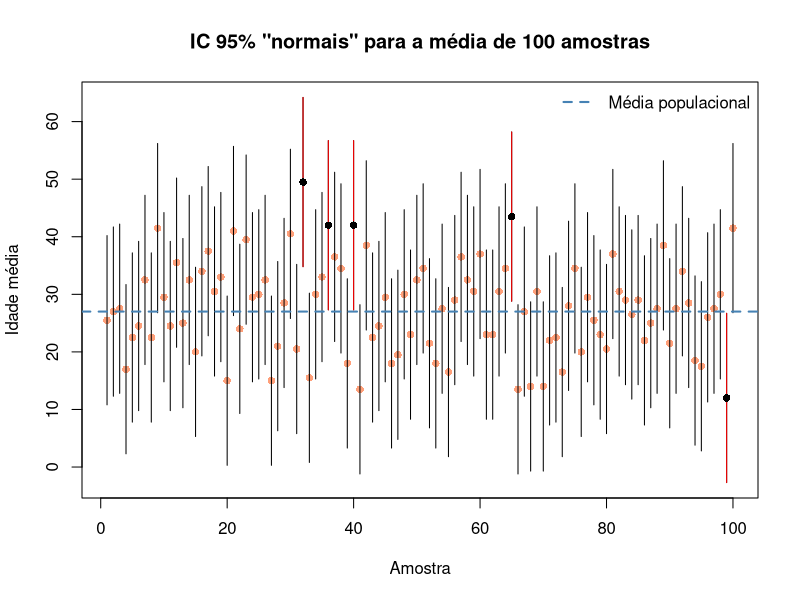

The R source for this figure: (Note: this script raises an error after producing the figure.)
## ---- chunk 1

set.seed(100)

x <- expand.grid(rep(list(LETTERS), 4))

idade <- 1:26 * 2
mu.idade <- mean(idade)
sd.muchap <- 7.5

idade.pares <- expand.grid(rep(list(idade), 4))

ind <- sample(x = 1:dim(idade.pares)[1], size = 100, replace = FALSE)
idade.amostras <- idade.pares[ind, ]

idade.media <- apply(X = idade.amostras, MARGIN = 1, FUN = mean)
intervalo.inf <- idade.media - 1.96*sd.muchap
intervalo.sup <- idade.media + 1.96*sd.muchap
vermelho <- mu.idade < intervalo.inf |  mu.idade > intervalo.sup

plot(idade.media,
     pch = 16,
     col = "lightsalmon",
     ylim = c(min(intervalo.inf), max(intervalo.sup)),
     xlab = "Amostra", ylab = "Idade média",
     main = 'IC 95% "normais" para a média de 100 amostras')
segments(x0 = 1:100, y0 = intervalo.inf,
         x1 = 1:100, y1 = intervalo.sup)
abline(h = mu.idade, lty = 2, lwd = 2, col = "steelblue")
segments(x0 = which(vermelho), y0 = intervalo.inf[which(vermelho)],
         x1 = which(vermelho), y1 = intervalo.sup[which(vermelho)], col = "red")
points(x = which(vermelho), y = idade.media[which(vermelho)], pch = 16)
legend("topright", legend = "Média populacional", lty = 2, lwd = 2, col = "steelblue", bty = "n")

## ---- chunk 2

knitr::include_graphics(here::here('images', 'efeito_vies.png'))

## ---- chunk 3

f <- function(t){ 1 / sqrt(2*pi) * exp( - t^ 2/ 2) }
low <- function(b){integrate(f, lower = -Inf, upper = -1.96 - b)$value}
upp <- function(b){integrate(f, lower = 1.96 - b, upper = Inf)$value}
low.v <- Vectorize(low)
upp.v <- Vectorize(upp)

B.sigma <- c(seq(0.02,0.1, by = 0.02),
             seq(0.2, 1, by = 0.2), 1.5)
pl <- low.v(B.sigma)
pu <- upp.v(B.sigma)
pt <- low.v(B.sigma) + upp.v(B.sigma)

df <- data.frame(B.sigma, pl, pu, pt)
knitr::kable(x = df,
             format = "markdown",
             digits = c(2, 4, 4, 4),
             align = "cccc",
             col.names = c("$B/\\sigma$",
                           "$< -1,96\\sigma$",
                           "$> 1,96\\sigma$",
                           "Total"),
             caption = "Efeito do viés sobre a probabilidade de um erro maior que $1,96\\sigma$")

## ---- chunk 4

plot(x = df$B.sigma,
     y = df$pt,
     type = "b",
     lwd = 2,
     col = "red",
     ylim = c(0, 0.35),
     xlab = expression(B/sigma),
     ylab = expression(paste("Probabilidade de erro ", (hat(mu) - mu) )),
     main = expression(paste("Efeito do viés sobre a probabilidade de um erro maior que 1,96", sigma) ) )
lines(x = df$B.sigma,
       y = df$pl,
       type = "b",
       lwd = 2,
       col = "darkorange")
lines(x = df$B.sigma,
      y = df$pu,
      type = "b",
      lwd = 2,
      col = "pink2")
abline(h = 0.05, lty = 2, lwd = 2, col = "darkgrey")
legend("topleft",
       legend = c(expression("< - 1.96"*sigma), expression("> 1.96"*sigma), "Total"),
       lwd = 2, col = c("darkorange", "pink2", "red"), bty = "n")
## ---- chunk 5

knitr::include_graphics(here::here('images', 'Statistically-Insignificant-forecast.jpg'))

